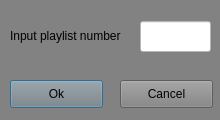
<?xml version="1.0" encoding="UTF-8"?>
<ui version="4.0">
 <class>DeletePlaylistWindow</class>
 <widget class="QDialog" name="DeletePlaylistWindow">
  <property name="geometry">
   <rect>
    <x>0</x>
    <y>0</y>
    <width>220</width>
    <height>120</height>
   </rect>
  </property>
  <property name="minimumSize">
   <size>
    <width>220</width>
    <height>120</height>
   </size>
  </property>
  <property name="maximumSize">
   <size>
    <width>410</width>
    <height>120</height>
   </size>
  </property>
  <property name="windowTitle">
   <string>Dialog</string>
  </property>
  <property name="styleSheet">
   <string notr="true">background-color: rgb(130, 130, 130);</string>
  </property>
  <widget class="QPushButton" name="Ok">
   <property name="geometry">
    <rect>
     <x>10</x>
     <y>80</y>
     <width>93</width>
     <height>28</height>
    </rect>
   </property>
   <property name="text">
    <string>Ok</string>
   </property>
  </widget>
  <widget class="QPushButton" name="Cancel">
   <property name="geometry">
    <rect>
     <x>120</x>
     <y>80</y>
     <width>93</width>
     <height>28</height>
    </rect>
   </property>
   <property name="text">
    <string>Cancel</string>
   </property>
  </widget>
  <widget class="QLabel" name="Text_1">
   <property name="geometry">
    <rect>
     <x>10</x>
     <y>20</y>
     <width>121</width>
     <height>31</height>
    </rect>
   </property>
   <property name="text">
    <string>Input playlist number</string>
   </property>
  </widget>
  <widget class="QLineEdit" name="InputName">
   <property name="geometry">
    <rect>
     <x>140</x>
     <y>21</y>
     <width>71</width>
     <height>31</height>
    </rect>
   </property>
   <property name="styleSheet">
    <string notr="true">background-color: rgb(255, 255, 255);</string>
   </property>
  </widget>
 </widget>
 <resources/>
 <connections/>
</ui>
